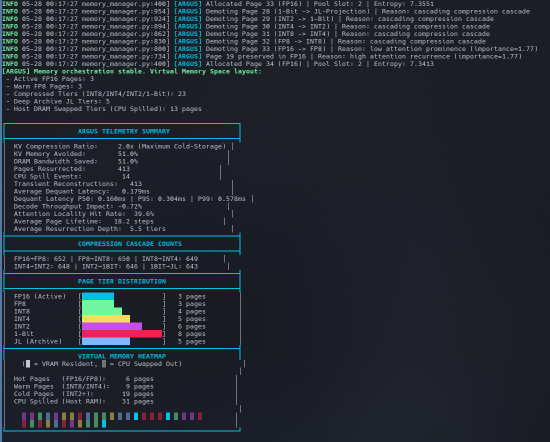
#> input picture assets/image.png, 1099 x 884 px (shown at 1/2 size)
$ python -i wayland_ui.py   (imports and definitions only)
#> lines starting #> are read from the running program, lines starting #| are printed output that depends on the picture
"""
Wayland / Hyprland UI Interaction Engine for Neo
=================================================
Enables Neo to interact directly with the PC Graphical User Interface (Wayland/Hyprland)
instead of executing blind background shell commands.

Capabilities:
- Live window inventory (active windows, workspaces, PIDs)
- Smart Focus-or-Launch (brings existing apps into focus rather than spawning duplicates)
- Native Wayland shortcut execution (Rofi, Zapret, Siber Pano, Cava, Kitty, Media, Window ops)
- Virtual keyboard typing and hotkey simulation via wtype
"""

from __future__ import annotations

import functools
import json
import os
import shutil
import re
import subprocess
import time
from typing import Any, Dict, List, Optional, Union

HYPRCTL_BIN = "/usr/bin/hyprctl"
WTYPE_BIN = "/usr/bin/wtype"
YDOTOOL_BIN = "/usr/bin/ydotool"
TESSERACT_BIN = "/usr/bin/tesseract"
WL_COPY_BIN = "/usr/bin/wl-copy"
WL_PASTE_BIN = "/usr/bin/wl-paste"

USER_HOME = os.path.expanduser("~")
HYPR_SCRIPTS_DIR = os.path.join(USER_HOME, ".config", "hypr", "scripts")
# ydotoold runs as a user service on a per-user socket; the client defaults to
# /tmp/.ydotool_socket and would otherwise never find it.
YDOTOOL_SOCKET = os.path.join(USER_HOME, ".ydotool_socket")
ROFI_DIR = os.path.join(USER_HOME, ".config", "rofi")

# Known application binary / class aliases
APP_MAP = {
    "zapzap": {"class": "com.rtosta.zapzap", "exec": "zapzap"},
    "whatsapp": {"class": "com.rtosta.zapzap", "exec": "zapzap"},
    "antigravity": {"class": "antigravity-ide", "exec": "antigravity"},
    "ide": {"class": "antigravity-ide", "exec": "antigravity"},
    "chatgpt": {"class": "chatgpt", "exec": "chatgpt"},
    "signal": {"class": "signal", "exec": "signal-desktop"},
    "kitty": {"class": "kitty", "exec": "kitty"},
    "terminal": {"class": "kitty", "exec": "kitty"},
    "chrome": {"class": "google-chrome", "exec": "google-chrome-stable"},
    "tarayıcı": {"class": "google-chrome", "exec": "google-chrome-stable"},
    "browser": {"class": "google-chrome", "exec": "google-chrome-stable"},
    "spotify": {"class": "Spotify", "exec": "spotify"},
    "discord": {"class": "discord", "exec": "discord"},
    "cava": {"class": "cava", "exec": f"kitty --class cava --session {USER_HOME}/.config/cava/kitty_session.conf"},
}


# [424 lines left out: functions run_hyprctl_dispatch, list_windows, get_active_window, focus_window_by_query, launch_via_desktop_ui, focus_or_launch and 5 more, not called in this run]


# Linux input-event-codes for the keys an agent actually needs. wtype speaks the
# Wayland virtual-keyboard protocol, which Rofi and Electron apps ignore; ydotool
# injects at uinput so it reaches every client.
KEYCODES = {
    "escape": 1, "esc": 1, "backspace": 14, "tab": 15, "return": 28, "enter": 28,
    "space": 57, "delete": 111, "insert": 110,
    "up": 103, "down": 108, "left": 105, "right": 106,
    "home": 102, "end": 107, "pageup": 104, "pagedown": 109,
    "minus": 12, "equal": 13, "comma": 51, "dot": 52, "period": 52, "slash": 53,
    "semicolon": 39, "apostrophe": 40, "grave": 41, "backslash": 43,
    "leftbracket": 26, "rightbracket": 27,
}
# [7 lines not run here, left out]
KEYCODES["f11"], KEYCODES["f12"] = 87, 88

MODCODES = {"ctrl": 29, "control": 29, "shift": 42, "alt": 56,
            "logo": 125, "super": 125, "meta": 125}


# [262 lines left out: functions press_key_uinput, find_free_workspace, _rofi_is_open, _wait_for_rofi, _wait_for_window, click_at and 5 more, not called in this run]


_FOLD = str.maketrans("ıİşŞğĞüÜöÖçÇ", "iisSgGuUoOcC")


def _fold(text: str) -> str:
    """Casefold plus Turkish diacritic stripping, so OCR noise on 'ğ' still matches."""
    return " ".join(text.translate(_FOLD).lower().split())


# Glyphs tesseract routinely swaps for one another at UI point sizes, collapsed to one
# representative each. Only ever used as a second pass, so precision comes first.
_LOOSE = str.maketrans({c: t for t, group in
                        (("c", "cçgğq"), ("i", "iıl1|!j"), ("s", "sş5"),
                         ("o", "oö0"), ("u", "uüv"), ("n", "nñ"))
                        for c in group})


def _fold_loose(text: str) -> str:
    return " ".join(_fold(text).translate(_LOOSE).split())


def _ocr_lines(image_path: str, lang: Optional[str] = None) -> List[List[Dict[str, Any]]]:
    """OCR one image into UI labels: lists of words, each word carrying box and confidence.

    Words are grouped geometrically rather than by tesseract's own block model. A desktop
    app is several columns side by side, and the block model happily welds a sidebar row
    onto the chat header beside it, producing a box spanning the whole window -- useless
    both for matching and for pointing at.
    """
    if not os.path.exists(TESSERACT_BIN):
        return []
    try:
        r = subprocess.run(
            [TESSERACT_BIN, image_path, "stdout", "-l", lang or _ocr_lang(),
             "--psm", "11", "tsv"],
            capture_output=True, text=True, timeout=30)
    except Exception:
        return []
    if r.returncode != 0:
        return []

    words: List[Dict[str, Any]] = []
    for row in r.stdout.splitlines()[1:]:
        f = row.split("\t")
        if len(f) < 12 or not f[11].strip():
            continue
        try:
            conf = float(f[10])
            left, top, width, height = (int(f[6]), int(f[7]), int(f[8]), int(f[9]))
        except ValueError:
            continue
        # Deliberately permissive: tesseract scores short UI tokens low even when it read
        # them correctly ("coo" on a chat row came back at 14), and find_text matches an exact phrase, so
        # a stray low-confidence word costs nothing while a dropped one loses the target.
        if conf < 10 or height <= 0:
            continue
        words.append({"text": f[11].strip(), "box": [left, top, left + width, top + height],
                      "conf": conf})

    words.sort(key=lambda w: (w["box"][1], w["box"][0]))
    lines: List[List[Dict[str, Any]]] = []
    for word in words:
        x0, y0, x1, y1 = word["box"]
        height = y1 - y0
        for line in lines:
            last = line[-1]
            ly0, ly1 = last["box"][1], last["box"][3]
            same_row = abs((y0 + y1) / 2 - (ly0 + ly1) / 2) < height * 0.6
            # A single space is about a third of the cap height; allow a wide-ish gap for
            # padded UI labels but not the empty gulf between two columns.
            adjacent = 0 <= x0 - last["box"][2] < height * 1.5
            if same_row and adjacent:
                line.append(word)
                break
        else:
            lines.append([word])
    return lines


# The vision encoder takes 224x224 with 16px patches -- 196 cells for a 1868x988 frame,
# so one cell spans ~133x71 screen pixels and a whole chat row fits inside one. The model
# therefore cannot name a pixel; it can only name a thing. Numbering the things on the
# image turns "where do I click" into "which one", which is a choice it can make.
ICON_MIN_PX = 14
ICON_MAX_PX = 96
_EDGE_DOWNSCALE = 4


def detect_elements(image_path: str, max_elements: int = 100) -> List[Dict[str, Any]]:
    """Clickable candidates on screen: OCR text runs plus icon-sized graphical blobs."""
#> called with image_path = '../assets/image.png', max_elements = 100
    elements: List[Dict[str, Any]] = []
    for words in _ocr_lines(image_path):
        text = " ".join(w["text"] for w in words).strip()
        mean_conf = sum(w["conf"] for w in words) / len(words)
        if len(text) < 2 or mean_conf < 45:
            continue
        x0 = min(w["box"][0] for w in words)
        y0 = min(w["box"][1] for w in words)
        x1 = max(w["box"][2] for w in words)
        y1 = max(w["box"][3] for w in words)
        elements.append({"kind": "text", "label": text[:60], "box": [x0, y0, x1, y1]})

    for box in _icon_boxes(image_path):
        if any(_overlaps(box, e["box"]) for e in elements):
            continue
        elements.append({"kind": "icon", "label": "", "box": box})

    # Truncation drops icons first: a labelled element is one the model can also name,
    # and losing the bottom half of a list is worse than losing a few decorations.
    if len(elements) > max_elements:
        texts = [e for e in elements if e["kind"] == "text"]
        icons = [e for e in elements if e["kind"] == "icon"]
        elements = texts[:max_elements] + icons[:max(0, max_elements - len(texts))]
    elements.sort(key=lambda e: (e["box"][1], e["box"][0]))
    return elements


def _overlaps(a: List[int], b: List[int]) -> bool:
    return not (a[2] < b[0] or b[2] < a[0] or a[3] < b[1] or b[3] < a[1])


def _icon_boxes(image_path: str) -> List[List[int]]:
    """Icon-sized high-contrast blobs, found by flood-filling a downscaled edge mask.

    # ponytail: plain BFS labelling on a /4 image (~115k px) because neither OpenCV nor
    # scipy is installed; swap in cv2.connectedComponents if this ever shows up in a profile.
    """
#> called with image_path = '../assets/image.png'
    try:
        import numpy as np
        from PIL import Image
    except ImportError:
        return []
    try:
        img = Image.open(image_path).convert("L")
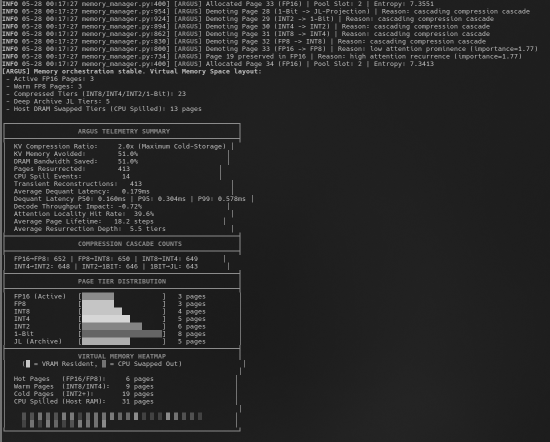
#> img: PIL image 1099x884 L (shown at 1/2 size); min 26, max 214, mean 40.1
    except Exception:
        return []

    step = _EDGE_DOWNSCALE
    small = np.asarray(img.resize((img.width // step, img.height // step)), dtype=np.int16)
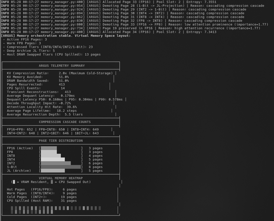
#> small: shape (221, 274) int16; min 20, max 227, mean 40.1
    gx = np.abs(np.diff(small, axis=1, prepend=small[:, :1]))
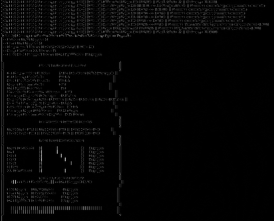
#> gx: shape (221, 274) int16; min 0, max 155, mean 5.4
    gy = np.abs(np.diff(small, axis=0, prepend=small[:1, :]))
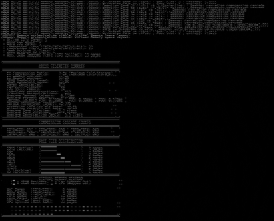
#> gy: shape (221, 274) int16; min 0, max 136, mean 8.6
    mask = (gx + gy) > 40
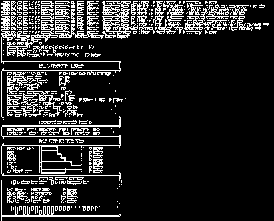
#> mask: shape (221, 274) bool; 15.5% white in thin lines or dots

    seen = np.zeros_like(mask, dtype=bool)
    h, w = mask.shape
#> h = 221; w = 274
    boxes: List[List[int]] = []
    ys, xs = np.nonzero(mask)
#> ys = 9362 values from 1 to 220; xs = 9362 values, max 268 at index 2617, min 1 at index 222, mean 79.85
    for sy, sx in zip(ys.tolist(), xs.tolist()):
        if seen[sy, sx]:
            continue
        stack, pts = [(sy, sx)], []
        seen[sy, sx] = True
        while stack:
            y, x = stack.pop()
            pts.append((y, x))
            if len(pts) > 4000:  # a whole window border, not an icon
                break
            for ny, nx in ((y - 1, x), (y + 1, x), (y, x - 1), (y, x + 1)):
                if 0 <= ny < h and 0 <= nx < w and mask[ny, nx] and not seen[ny, nx]:
                    seen[ny, nx] = True
                    stack.append((ny, nx))
        y0 = min(p[0] for p in pts) * step
        y1 = (max(p[0] for p in pts) + 1) * step
        x0 = min(p[1] for p in pts) * step
        x1 = (max(p[1] for p in pts) + 1) * step
        bw, bh = x1 - x0, y1 - y0
        if not (ICON_MIN_PX <= bw <= ICON_MAX_PX and ICON_MIN_PX <= bh <= ICON_MAX_PX):
            continue
        if not 0.4 <= bw / bh <= 2.5:  # icons are roughly square
            continue
        boxes.append([x0, y0, x1, y1])
#> this loop made 9362 passes
#> sx on passes 2 to 4: 4, 5, 6
#> after the loop, boxes = 119 items, first 6: [4, 4, 40, 64], [44, 4, 64, 44], [92, 4, 112, 44], [164, 4, 216, 60], [284, 4, 300, 32], [308, 4, 336, 60]
    return boxes


# [64 lines left out: functions annotate_elements, band_texts, not called in this run]


def top_band_texts(image_path: str, fraction: float = 0.12) -> List[str]:
    return band_texts(image_path, fraction, "top")


# [11 lines left out: function clear_focused_field, not called in this run]

>>> result = detect_elements('../assets/image.png')
